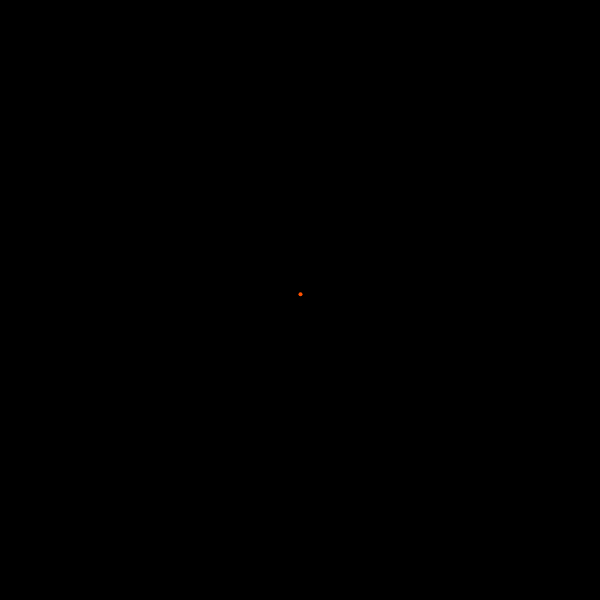
Frame 1 (no input)
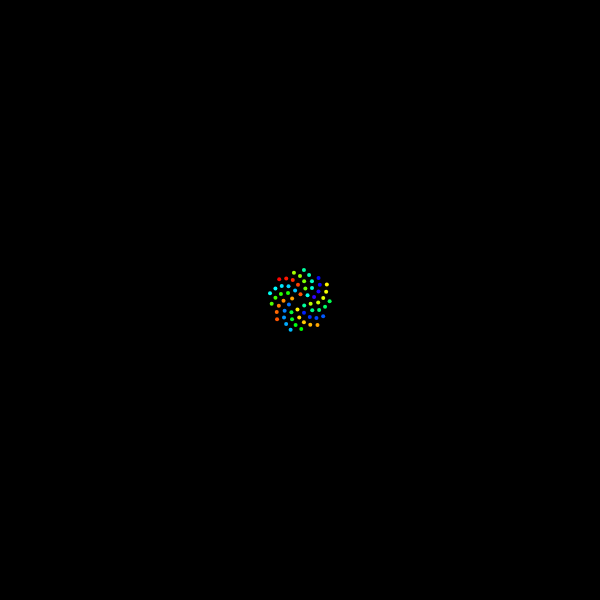
Frame 60 (no input)
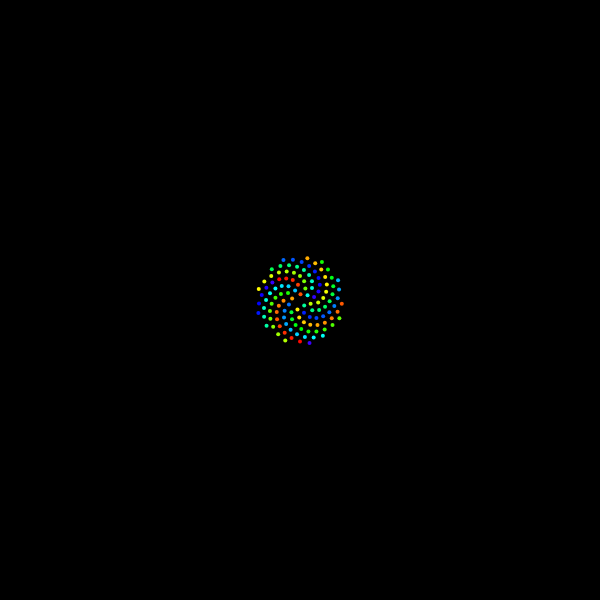
Frame 120 (the mouse pressed at the canvas centre since frame 60)

The p5.js sketch that drew these frames (run headless with seeded random() and noise() and a simulated clock; from frame 60 on, the mouse is pressed at the canvas centre):

// p5.js sketch
// ── sketch.js
var n = 2;
var c = 4;
function setup() {
    createCanvas(600, 600);
    angleMode(DEGREES);
    colorMode(HSB);
    background(0);
}

function draw() {
    var a = n * 137.5;
    var r = c * sqrt(n);
    var x = r * cos(a) + width / 2;
    var y = r * sin(a) + height / 2;

    fill(a % 256, 255, 255);
    noStroke();
    ellipse(x, y, 4, 4);

    n++;
}
